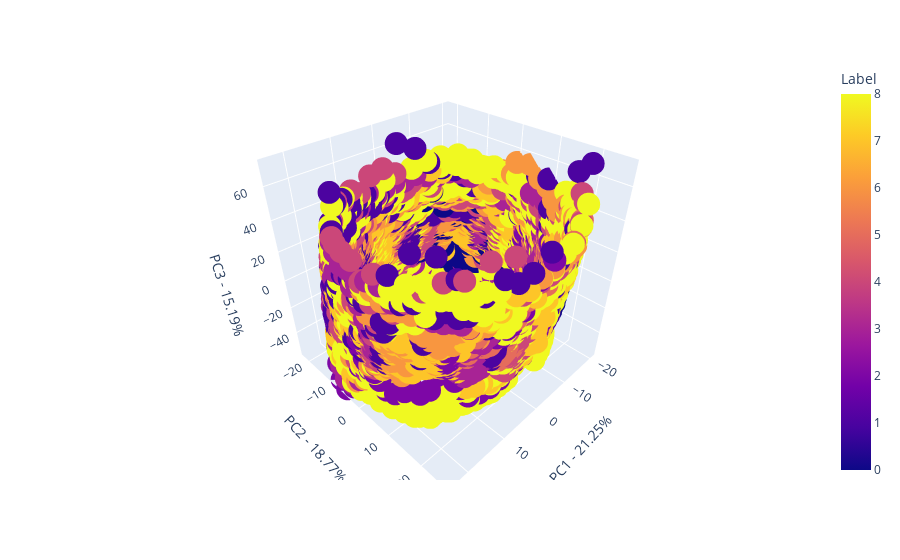

The code cell stored with this chart in its notebook:
### Markdown cell above
# Apply 3component PCA and make 3D Plot

### Code cell
# Apply PCA
pca_3 = PCA(n_components=3)
data_3d = pca_3.fit_transform(X_data_scaled)

import plotly.express as px
import pandas as pd
# Create a DataFrame for the 3D PCA result
df_3d = pd.DataFrame(data_3d, columns=['PC1', 'PC2', 'PC3'])
df_3d['Label'] = labels  # Add the labels to the DataFrame

# Create the 3D plot
fig = px.scatter_3d(df_3d, x='PC1', y='PC2', z='PC3', color='Label')

# Customize the axes labels
fig.update_layout(scene=dict(
                    xaxis=dict(range=[df_3d['PC1'].min(), df_3d['PC1'].max()]),
                    yaxis=dict(range=[df_3d['PC2'].min(), df_3d['PC2'].max()]),
                    zaxis=dict(range=[df_3d['PC3'].min(), df_3d['PC3'].max()]),
                    aspectmode='cube',
                    xaxis_title='PC1 - {0}%'.format(round(pca_3.explained_variance_ratio_[0]*100, 2)),
                    yaxis_title='PC2 - {0}%'.format(round(pca_3.explained_variance_ratio_[1]*100, 2)),
                    zaxis_title='PC3 - {0}%'.format(round(pca_3.explained_variance_ratio_[2]*100, 2))
))

fig.show()

### Figure 1 — Plotly figure (JSON) as saved in the notebook; plotly's stock layout.template omitted (floating-point values rounded to 4 significant figures; data arrays with more than 128 entries replaced by an {"elided": "..."} marker saying what was removed)
{"data": [{"hovertemplate": "PC1=%{x}<br>PC2=%{y}<br>PC3=%{z}<br>Label=%{marker.color}<extra></extra>", "legendgroup": "", "marker": {"color": {"elided": "7626 int values"}, "coloraxis": "coloraxis", "symbol": "circle"}, "mode": "markers", "name": "", "scene": "scene", "showlegend": false, "type": "scatter3d", "x": {"elided": "7626 float values"}, "y": {"elided": "7626 float values"}, "z": {"elided": "7626 float values"}}], "layout": {"coloraxis": {"colorbar": {"title": {"text": "Label"}}, "colorscale": [[0, "#0d0887"], [0.1111, "#46039f"], [0.2222, "#7201a8"], [0.3333, "#9c179e"], [0.4444, "#bd3786"], [0.5556, "#d8576b"], [0.6667, "#ed7953"], [0.7778, "#fb9f3a"], [0.8889, "#fdca26"], [1, "#f0f921"]]}, "legend": {"tracegroupgap": 0}, "margin": {"t": 60}, "scene": {"aspectmode": "cube", "domain": {"x": [0, 1], "y": [0, 1]}, "xaxis": {"range": [-21.81, 25.03], "title": {"text": "PC1 - 21.25%"}}, "yaxis": {"range": [-23.31, 27.39], "title": {"text": "PC2 - 18.77%"}}, "zaxis": {"range": [-59.05, 74.65], "title": {"text": "PC3 - 15.19%"}}}}}
